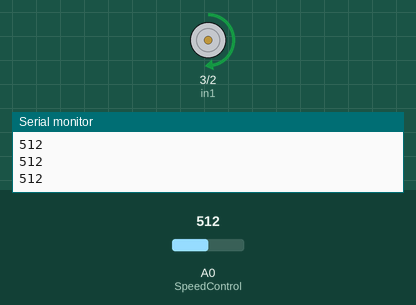
Simulated run of this sketch. Board: Arduino Uno, built with avr-gcc and run on an emulated ATmega328P. On the bench: motor-driver pin pairs drawn as motors (green arrow = first pin HIGH = forward, orange = second pin HIGH = backward, longer = more drive), the last lines printed to the serial monitor. The test bench sets the inputs (shaded band); at power-on: A0 (SpeedControl) = 512.

Above: at 1.2 s.
1.3 s: A0 (SpeedControl) set to 716
At 2.5 s:
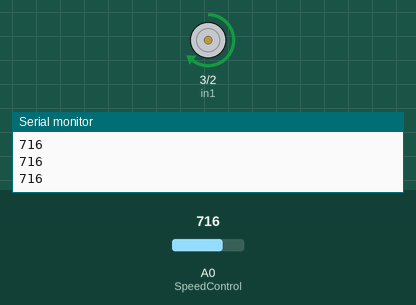
2.8 s: A0 (SpeedControl) set to 900
At 4.0 s:
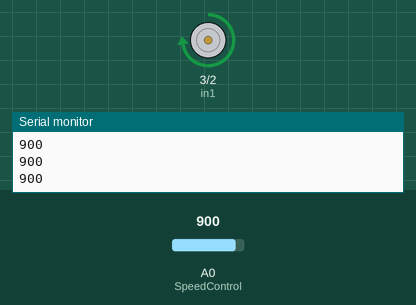
4.3 s: A0 (SpeedControl) set to 122
At 5.0 s:
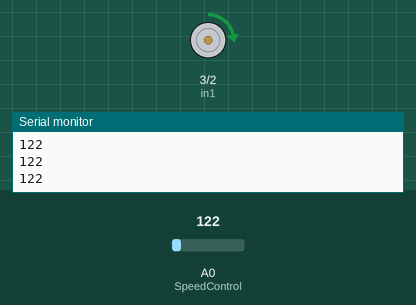
5.8 s: A0 (SpeedControl) set to 0
At 6.2 s:
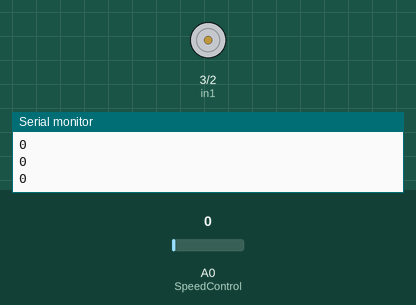
7.3 s: A0 (SpeedControl) set to 511
At 8.5 s:
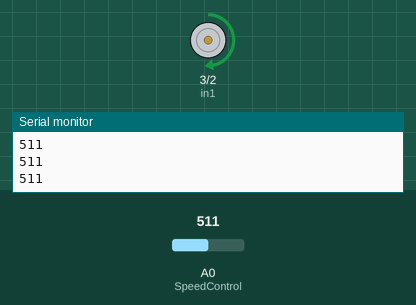
Timing chart, 0 to 9.8 s (numbered marks = the images above; inputs shaded):
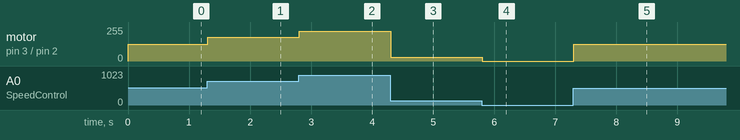

Measured:
- after the input at 1.3 s, motor on pin 3 (in1) / pin 2 (in2): forward 127/255 → forward 178/255 at once
- after the input at 2.8 s, motor on pin 3 (in1) / pin 2 (in2): forward 178/255 → forward 224/255 at once
- after the input at 4.3 s, motor on pin 3 (in1) / pin 2 (in2): forward 224/255 → forward 30/255 at once
- after the input at 5.8 s, motor on pin 3 (in1) / pin 2 (in2): forward 30/255 → stopped at once
- after the input at 7.3 s, motor on pin 3 (in1) / pin 2 (in2): stopped → forward 127/255 at once

The sketch:

L911OS_joystick_motor.ino
```cpp
int in1 = 3;
int in2 = 2;

int SpeedControl = A0;
int MotorSpeed;

void setup() {
  Serial.begin(9600);
  pinMode(in1,OUTPUT);
  pinMode(in2,OUTPUT);
}

void loop() {
  Serial.println(analogRead(SpeedControl));

  analogWrite(in2, 0);
  analogWrite(in1, MotorSpeed);

  MotorSpeed = analogRead(SpeedControl);
  MotorSpeed = map(MotorSpeed, 0, 1023, 0, 255);
}
```
